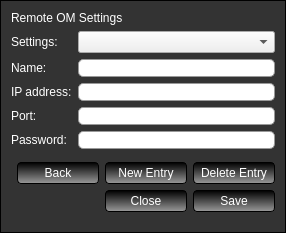
<?xml version="1.0" encoding="UTF-8"?>
<ui version="4.0">
 <class>SettingsDialog</class>
 <widget class="QWidget" name="SettingsDialog">
  <property name="windowModality">
   <enum>Qt::ApplicationModal</enum>
  </property>
  <property name="geometry">
   <rect>
    <x>0</x>
    <y>0</y>
    <width>286</width>
    <height>233</height>
   </rect>
  </property>
  <property name="sizePolicy">
   <sizepolicy hsizetype="Fixed" vsizetype="Fixed">
    <horstretch>0</horstretch>
    <verstretch>0</verstretch>
   </sizepolicy>
  </property>
  <property name="minimumSize">
   <size>
    <width>286</width>
    <height>233</height>
   </size>
  </property>
  <property name="maximumSize">
   <size>
    <width>286</width>
    <height>233</height>
   </size>
  </property>
  <property name="windowTitle">
   <string>Remote OM settings</string>
  </property>
  <property name="styleSheet">
   <string notr="true">QMenu {
	background-color: #000000;
	color: #ffffff;
}

#SettingsDialog {
	border: 1px solid #000000;
	background-color: #333333;
}

QLabel {
	color: #ffffff;
}
#headerLabel {
	font-size: 12px;
}

QLineEdit {
	border-width: 1px;
	border-color: #999;
	border-style: solid;
	border-radius: 5;
}

QMessageBox {
	background-color: #000000;
}

QPushButton
{
	border: 1px solid #000;
	border-radius: 4px;
	background-color: qlineargradient(x1: 0, y1: 0, x2: 0, y2: 1, stop: 0 #000000, stop: 1 #999);
	min-width: 80px;
	min-height: 20px;
	color: #fff;
}

QPushButton:pressed
{
	background-color: qlineargradient(x1: 0, y1: 0, x2: 0, y2: 1, stop: 0 #999, stop: 1 #000);
}</string>
  </property>
  <layout class="QVBoxLayout" name="verticalLayout">
   <item>
    <layout class="QVBoxLayout" name="verticalLayout_2">
     <item>
      <widget class="QLabel" name="headerLabel">
       <property name="text">
        <string>Remote OM Settings</string>
       </property>
      </widget>
     </item>
     <item>
      <layout class="QFormLayout" name="formLayout_2">
       <property name="fieldGrowthPolicy">
        <enum>QFormLayout::AllNonFixedFieldsGrow</enum>
       </property>
       <property name="bottomMargin">
        <number>0</number>
       </property>
       <item row="2" column="0">
        <widget class="QLabel" name="label">
         <property name="styleSheet">
          <string notr="true"/>
         </property>
         <property name="text">
          <string>IP address:</string>
         </property>
        </widget>
       </item>
       <item row="2" column="1">
        <widget class="QLineEdit" name="txtIPAddress">
         <property name="inputMask">
          <string/>
         </property>
        </widget>
       </item>
       <item row="3" column="0">
        <widget class="QLabel" name="label_2">
         <property name="text">
          <string>Port:</string>
         </property>
        </widget>
       </item>
       <item row="3" column="1">
        <widget class="QLineEdit" name="txtPort">
         <property name="inputMask">
          <string>00000; </string>
         </property>
         <property name="text">
          <string/>
         </property>
        </widget>
       </item>
       <item row="4" column="0">
        <widget class="QLabel" name="label_4">
         <property name="text">
          <string>Password:</string>
         </property>
        </widget>
       </item>
       <item row="4" column="1">
        <widget class="QLineEdit" name="txtPassword">
         <property name="echoMode">
          <enum>QLineEdit::Password</enum>
         </property>
        </widget>
       </item>
       <item row="0" column="1">
        <widget class="QComboBox" name="comboSettings">
         <property name="font">
          <font>
           <weight>75</weight>
           <bold>true</bold>
          </font>
         </property>
         <property name="editable">
          <bool>false</bool>
         </property>
         <property name="currentIndex">
          <number>-1</number>
         </property>
         <property name="duplicatesEnabled">
          <bool>false</bool>
         </property>
        </widget>
       </item>
       <item row="0" column="0">
        <widget class="QLabel" name="labelSettings">
         <property name="minimumSize">
          <size>
           <width>55</width>
           <height>0</height>
          </size>
         </property>
         <property name="text">
          <string>Settings:</string>
         </property>
        </widget>
       </item>
       <item row="1" column="0">
        <widget class="QLabel" name="labelName">
         <property name="minimumSize">
          <size>
           <width>55</width>
           <height>0</height>
          </size>
         </property>
         <property name="text">
          <string>Name:</string>
         </property>
        </widget>
       </item>
       <item row="1" column="1">
        <widget class="QLineEdit" name="nameLine"/>
       </item>
      </layout>
     </item>
     <item>
      <spacer name="verticalSpacer_2">
       <property name="orientation">
        <enum>Qt::Vertical</enum>
       </property>
       <property name="sizeHint" stdset="0">
        <size>
         <width>20</width>
         <height>40</height>
        </size>
       </property>
      </spacer>
     </item>
     <item>
      <layout class="QHBoxLayout" name="horizontalLayout">
       <item>
        <spacer name="horizontalSpacer">
         <property name="orientation">
          <enum>Qt::Horizontal</enum>
         </property>
         <property name="sizeHint" stdset="0">
          <size>
           <width>40</width>
           <height>20</height>
          </size>
         </property>
        </spacer>
       </item>
       <item>
        <widget class="QPushButton" name="backButton">
         <property name="enabled">
          <bool>true</bool>
         </property>
         <property name="text">
          <string>Back</string>
         </property>
        </widget>
       </item>
       <item>
        <widget class="QPushButton" name="newentrySettingsButton">
         <property name="text">
          <string>New Entry</string>
         </property>
        </widget>
       </item>
       <item>
        <widget class="QPushButton" name="delete_entrySettingsButton">
         <property name="text">
          <string>Delete Entry</string>
         </property>
        </widget>
       </item>
      </layout>
     </item>
     <item>
      <layout class="QHBoxLayout" name="horizontalLayout_6">
       <property name="bottomMargin">
        <number>10</number>
       </property>
       <item>
        <spacer name="horizontalSpacer_2">
         <property name="orientation">
          <enum>Qt::Horizontal</enum>
         </property>
         <property name="sizeHint" stdset="0">
          <size>
           <width>40</width>
           <height>20</height>
          </size>
         </property>
        </spacer>
       </item>
       <item>
        <widget class="QPushButton" name="closeSettingsButton">
         <property name="text">
          <string>Close</string>
         </property>
        </widget>
       </item>
       <item>
        <widget class="QPushButton" name="saveSettingsButton">
         <property name="text">
          <string>Save</string>
         </property>
        </widget>
       </item>
      </layout>
     </item>
    </layout>
   </item>
  </layout>
 </widget>
 <resources/>
 <connections/>
</ui>
